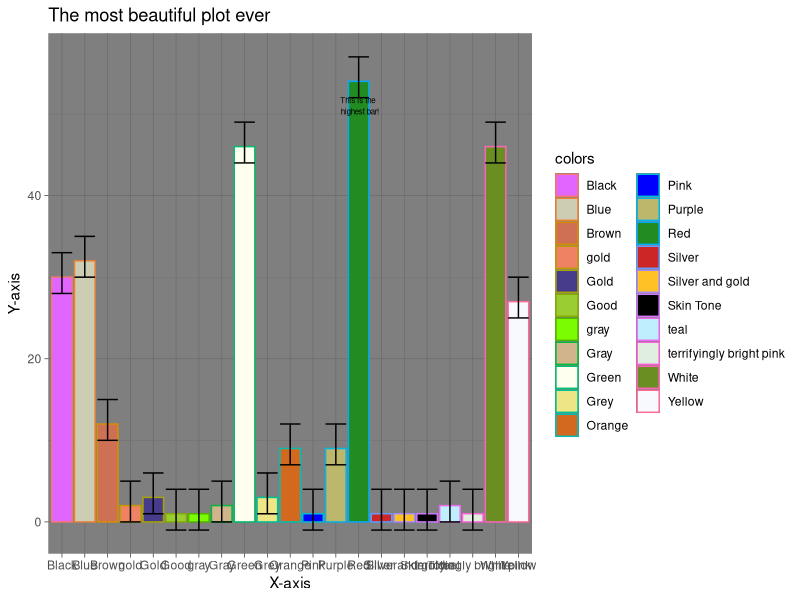
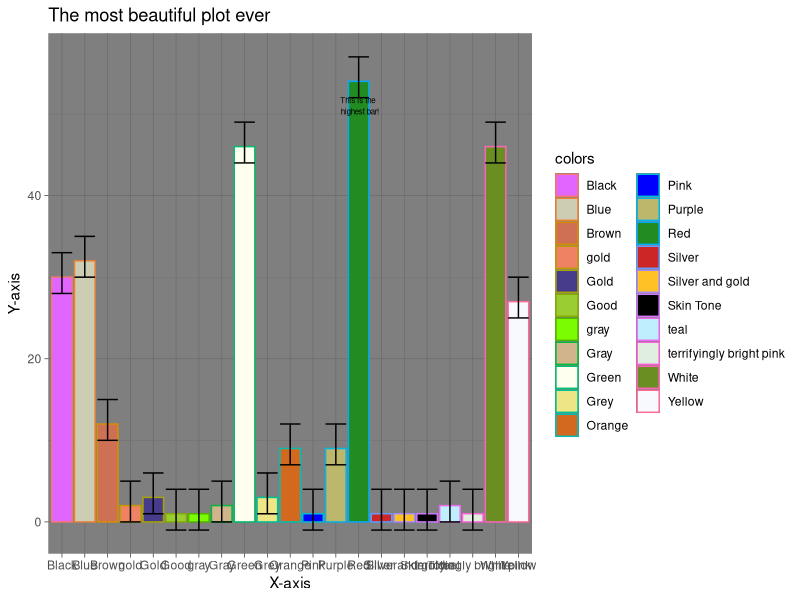

The R script that drew these images, in order:
library(tidyverse)

# potentially useful function: read_csv
sweaters <- read_csv(here::here("data/use_this_data", "holiday_sweaters-2020-12-15-clean.csv")) %>% 
  filter(hs_tf == "Yes") %>% 
  # potentially useful function: separate colors column into rows
  separate_rows(colors, sep = c(", ")) %>% 
  group_by(colors) %>% 
  summarize(sum = length(colors))

ggplot(sweaters, aes(x = colors, y = sum)) +
  geom_col(aes(color = colors, fill = colors)) +
  scale_fill_manual(values = c("mediumorchid1", "lightyellow3", "salmon3", "salmon2", "slateblue4", "yellowgreen", "lawngreen", "tan", "ivory", "khaki2", "chocolate", "blue1", "darkkhaki", "forestgreen", "firebrick3", "goldenrod1", "grey0", "lightblue1", "honeydew2", "olivedrab", "ghostwhite")) +
  geom_errorbar(aes(ymin = sum - 2, ymax = sum + 3)) +
  annotate("text", x = 14, y = 51, label = "This is the \n highest bar!", size = 2) +
  theme_dark() +
  labs(x = "X-axis",
       y = "Y-axis",
       title = "The most beautiful plot ever")

ggsave(here::here("figures", "sample-plot.jpg"), width = 7, height = 4, dpi = 150)


